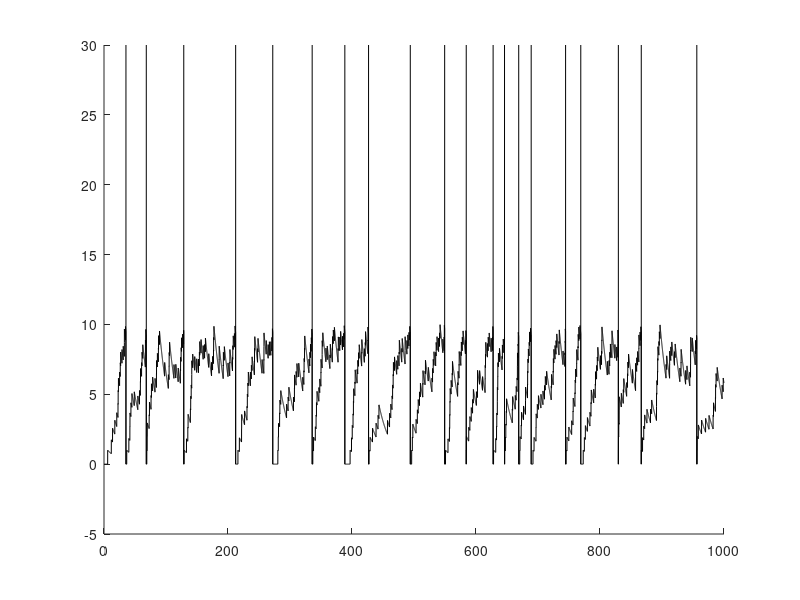
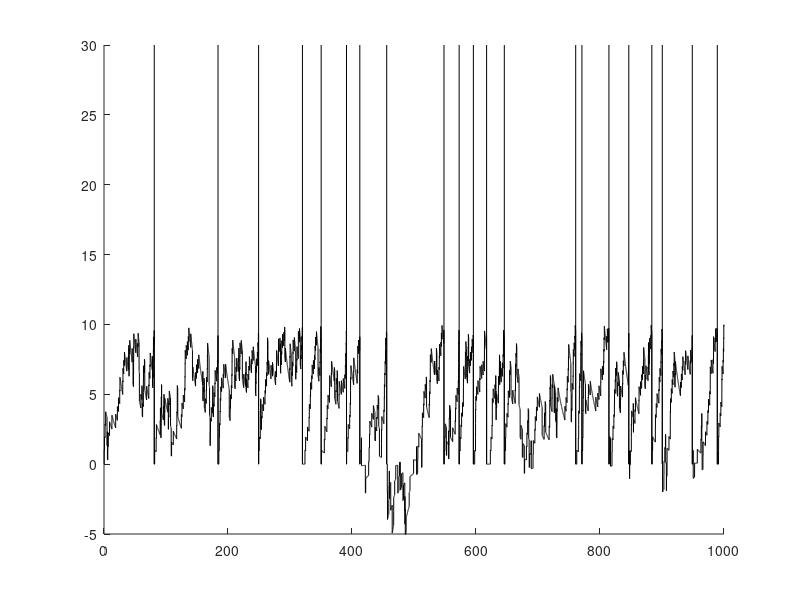
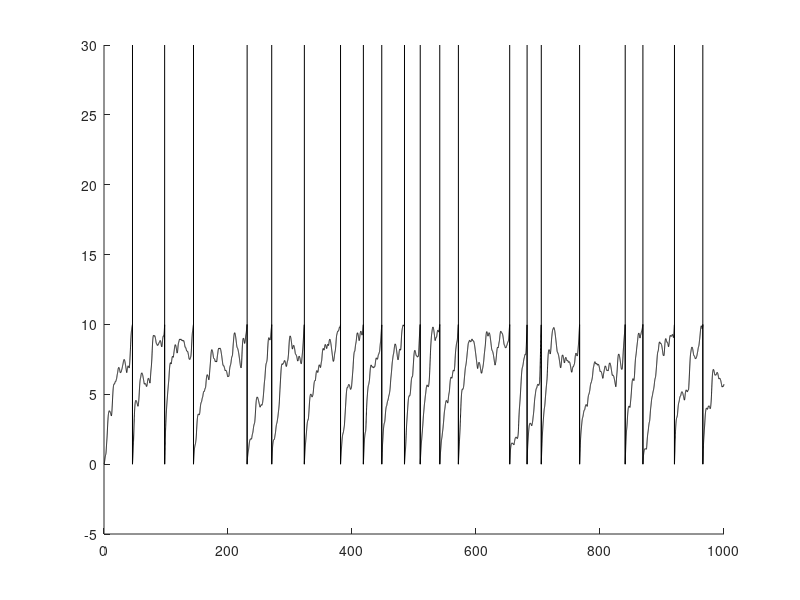
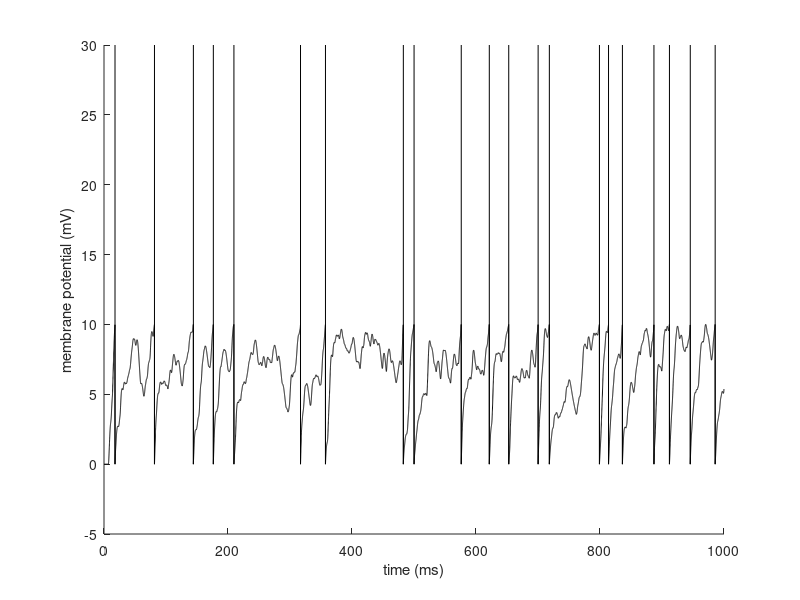

The MATLAB source for these figures, in order:
%leaky integrate and fire with random inputs  (LIF)

%test first constant current injection

%time constant
tau = 20; %ms

%input resistance
R = 10; %MOhms

v_thres = 10; %mV

%integration time step
dt = 0.05; %ms

%simulation time
t_max = 1000;
t_v = 0:dt:t_max-dt;
nt_v = length(t_v);

%compute constants to save time
dttau = dt/tau;
one_dttau = 1-dttau; %forward Euler
m1_dttau = 1/(1+dttau); %backward Euler

%number of simulations
%n_sims = 500;
n_sims = 1; %debugging

%input current
%constant current for debugging purposes
%i_v = 2*ones(size(t_v)); %nA

%to test the effect of a single synaptic input
%i_v = (qex/dt)*[zeros(size([0:dt:10-dt])) 1 zeros(size([10+dt:dt:t_max-dt]))];

%
%
% compute response to current-based excitation only.
%
%

%charge and number of excitatory inputs
qex = 2; %pCb
nex = 500;

%save number of spikes per trial and isi distribution
n_spks_e = zeros(1,n_sims);
isis_e = [];

for j = 1:n_sims
    %EPSP input times uniformly distributed between 0 and t_max
    r_v = sort(t_max*rand(1,nex));

    %find corresponding indices in t_v
    ind_v = ceil(r_v/dt);
    ind_v = ind_v ( (ind_v > 0) & (ind_v <= nt_v) );
    
    %generate pulse current vector
    i_v = zeros(size(t_v));
    i_v(ind_v) = 1;
    i_v = (qex/dt)*i_v;
    i_v_n = dttau * R * i_v;

    v_v = zeros(size(t_v));
    s_v = zeros(size(t_v));

    %simulate LIF response to input
    for i = 2:nt_v
        %forward Euler
        %v_v(i) = one_dttau * v_v(i-1) + i_v_n(i-1);
    
        %backward Euler
        v_v(i) = m1_dttau*(v_v(i-1) + i_v_n(i));
    
        if (v_v(i) >= v_thres)
            v_v(i) = 0;
            s_v(i) = 1;
        end;
    end;
    
    %spike indices
    ind_spk = find(s_v > 0.5);
    
    %compute number of spikes
    n_spks_e(j) = length(ind_spk);
    
    isis_e = [isis_e diff(t_v(ind_spk))]; 
end;

h_f1 = figure;
h_a1 = axes;

line('Parent',h_a1,'XData',t_v,'YData',v_v);


for i = 1:length(ind_spk);
    line('Parent',h_a1,'XData',[t_v(ind_spk(i)) t_v(ind_spk(i))],'YData',[0 30]);
end;

set(h_a1,'YLim',[-5 30]);

%for constant current input, compare simulated firing rate with theoretical f-i curve
%of LIF neuron
%fr_sim = sum(s_v)/t_max; %spk/ms
%fr_th = -1/(tau*log(1-v_thres/(R*i_v(1))));

%
%
% current-based excitation and inhibition
%
%

%number of inhibitory inputs adjusted for similar firing rate as without
%inhibition
qex = 2; %pCb
nex = 660;
qin = 4; %pCb
nin = 100;

%save number of spikes per trial and isi distribution
n_spks_i = zeros(1,n_sims);
isis_i = [];

for j = 1:n_sims
    %EPSP input times uniformly distributed between 0 and t_max
    r_v = sort(t_max*rand(1,nex));

    %find corresponding indices in t_v
    ind_v = ceil(r_v/dt);
    ind_v = ind_v ( (ind_v > 0) & (ind_v <= nt_v) );
    
    %generate pulse current vector
    i_v = zeros(size(t_v));
    i_v(ind_v) = 1;
    i_v = (qex/dt)*i_v;
    i_v_n = dttau * R * i_v;

    %IPSP input times uniformly distributed between 0 and t_max
    r_v = sort(t_max*rand(1,nin));

    %find corresponding indices in t_v
    ind_v = ceil(r_v/dt);
    ind_v = ind_v ( (ind_v > 0) & (ind_v <= nt_v) );
    
    %generate pulse current vector
    i_v = zeros(size(t_v));
    i_v(ind_v) = 1;
    i_v = (qin/dt)*i_v;
    
    %add to current vector
    i_v_n = i_v_n - dttau * R * i_v;
    
    v_v = zeros(size(t_v));
    s_v = zeros(size(t_v));


    %simulate LIF response to input
    for i = 2:nt_v
        %forward Euler
        %v_v(i) = one_dttau * v_v(i-1) + i_v_n(i-1);
    
        %backward Euler
        v_v(i) = m1_dttau*(v_v(i-1) + i_v_n(i));
    
        if (v_v(i) >= v_thres)
            v_v(i) = 0;
            s_v(i) = 1;
        end;
    end;
    
    %spike indices
    ind_spk = find(s_v > 0.5);
    
    %compute number of spikes
    n_spks_i(j) = length(ind_spk);    
    isis_i = [isis_i diff(t_v(ind_spk))]; 
end;

h_f2 = figure;
h_a2 = axes;

line('Parent',h_a2,'XData',t_v,'YData',v_v);

for i = 1:length(ind_spk);
    line('Parent',h_a2,'XData',[t_v(ind_spk(i)) t_v(ind_spk(i))],'YData',[0 30]);
end;

set(h_a2,'YLim',[-5 30]);

%
%
% conductance-based excitation
%
%

%number of inhibitory inputs adjusted for similar firing rate as without
%inhibition
qex = 2; %pCb
nex = 600;

%excitatory synaptic conductance
t_ex = 1; %ms
v_ex = 70; %mV

%the excitatory conductance in normalized to yield the same charge at rest 
%as the excitatory current sysnapse
g_ex = qex/(exp(1)*v_ex); %microS

%alpha function for excitatory input
t_syn = 0:dt:8*t_ex-dt;
g_se = (g_ex/t_ex)*t_syn.*exp(1-t_syn/t_ex);

%save number of spikes per trial and isi distribution
n_spks_eg = zeros(1,n_sims);
isis_eg = [];

for j = 1:n_sims
    %EPSP input times uniformly distributed between 0 and t_max
    r_v = sort(t_max*rand(1,nex));

    %find corresponding indices in t_v
    ind_v = ceil(r_v/dt);
    ind_v = ind_v ( (ind_v > 0) & (ind_v <= nt_v) );
    
    %generate pulse synaptic activation vector
    i_v = zeros(size(t_v));
    i_v(ind_v) = 1;
    %generate conductance vector
    g_v = conv(i_v,g_se);
    g_v = g_v(1:nt_v);
    %execute multiplication in advance to save time
    g_v_n = dttau * R * g_v;
    
    v_v = zeros(size(t_v));
    s_v = zeros(size(t_v));


    %simulate LIF response to input
    for i = 2:nt_v
        %forward Euler
        %v_v(i) = one_dttau * v_v(i-1) + g_v_n(i-1)*(v_ex-v_v(i-1));
    
        %backward Euler
        v_v(i) = (v_v(i-1) + g_v_n(i)*v_ex)/(1 + dttau + g_v_n(i));
    
        if (v_v(i) >= v_thres)
            v_v(i) = 0;
            s_v(i) = 1;
        end;
    end;
    
    %spike indices
    ind_spk = find(s_v > 0.5);
    
    %compute number of spikes
    n_spks_eg(j) = length(ind_spk);    
    isis_eg = [isis_eg diff(t_v(ind_spk))]; 
end;

h_f3 = figure;
h_a3 = axes;
line('Parent',h_a3,'XData',t_v,'YData',v_v);

for i = 1:length(ind_spk);
    line('Parent',h_a3,'XData',[t_v(ind_spk(i)) t_v(ind_spk(i))],'YData',[0 30]);
end;

set(h_a3,'YLim',[-5 30]);

%
%
% conductance-based excitation and inhibition
%
%

%number of inhibitory inputs adjusted for similar firing rate as without
%inhibition
qex = 2; %pCb
nex = 690;
qin = 4; %pCb
nin = 100;

%excitatory synaptic conductance
t_ex = 1; %ms
v_ex = 70; %mV

%the excitatory conductance in normalized to yield the same charge at rest 
%as the excitatory current sysnapse
g_ex = qex/(exp(1)*v_ex); %microS

%alpha function for excitatory input
t_syn_e = 0:dt:8*t_ex-dt;
g_se = (g_ex/t_ex)*t_syn_e.*exp(1-t_syn_e/t_ex);

%excitatory synaptic conductance
t_in = 4; %ms
v_in = 0; %mV

%the inhibitory conductance in normalized 
%as the excitatory synapse
g_in = qin/(exp(1)*v_ex); %microS

%alpha function for inhibitory input
t_syn_i = 0:dt:8*t_in-dt;
g_si = (g_in/t_in)*t_syn_i.*exp(1-t_syn_i/t_in);

%save number of spikes per trial and isi distribution
n_spks_ig = zeros(1,n_sims);
isis_ig = [];

for j = 1:n_sims
    %EPSP input times uniformly distributed between 0 and t_max
    r_v = sort(t_max*rand(1,nex));

    %find corresponding indices in t_v
    ind_v = ceil(r_v/dt);
    ind_v = ind_v ( (ind_v > 0) & (ind_v <= nt_v) );
    
    %generate pulse synaptic activation vector
    i_v = zeros(size(t_v));
    i_v(ind_v) = 1;
    %generate conductance vector
    g_ve = conv(i_v,g_se);
    g_ve = g_ve(1:nt_v);
    %execute multiplication in advance to save time
    g_ve_n = dttau * R * g_ve;

    %IPSP input times uniformly distributed between 0 and t_max
    r_v = sort(t_max*rand(1,nin));

    %find corresponding indices in t_v
    ind_v = ceil(r_v/dt);
    ind_v = ind_v ( (ind_v > 0) & (ind_v <= nt_v) );
    
    %generate pulse synaptic activation vector
    i_v = zeros(size(t_v));
    i_v(ind_v) = 1;
    %generate conductance vector
    g_vi = conv(i_v,g_si);
    g_vi = g_vi(1:nt_v);
    %execute multiplication in advance to save time
    g_vi_n = dttau * R * g_vi;
        
    v_v = zeros(size(t_v));
    s_v = zeros(size(t_v));


    %simulate LIF response to input
    for i = 2:nt_v
        %forward Euler
        %v_v(i) = one_dttau * v_v(i-1) + g_ve_n(i-1)*(v_ex-v_v(i-1)) + g_vi_n(i-1)*(v_in-v_v(i-1));
    
        %backward Euler
        v_v(i) = (v_v(i-1) + g_ve_n(i)*v_ex + g_vi_n(i)*v_in)/(1 + dttau + g_ve_n(i) + g_vi_n(i));
    
        if (v_v(i) >= v_thres)
            v_v(i) = 0;
            s_v(i) = 1;
        end;
    end;
    
    %spike indices
    ind_spk = find(s_v > 0.5);
    
    %compute number of spikes
    n_spks_ig(j) = length(ind_spk);    
    isis_ig = [isis_ig diff(t_v(ind_spk))]; 
end;

h_f4 = figure;
h_a4 = axes;
line('Parent',h_a4,'XData',t_v,'YData',v_v);

for i = 1:length(ind_spk);
    line('Parent',h_a4,'XData',[t_v(ind_spk(i)) t_v(ind_spk(i))],'YData',[0 30]);
end;

xlabel(h_a4,'time (ms)');
ylabel(h_a4,'membrane potential (mV)');

set(h_a4,'YLim',[-5 30]);

%print(handles.figure1,'-depsc','lif_rand_inp.eps');
